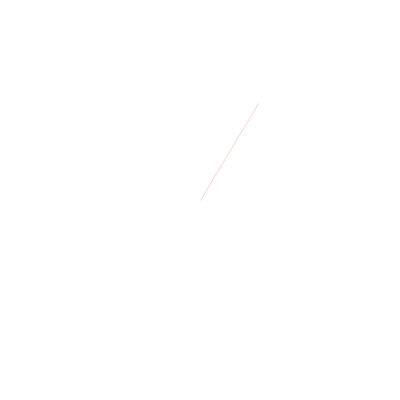
Frame 1 (no input)
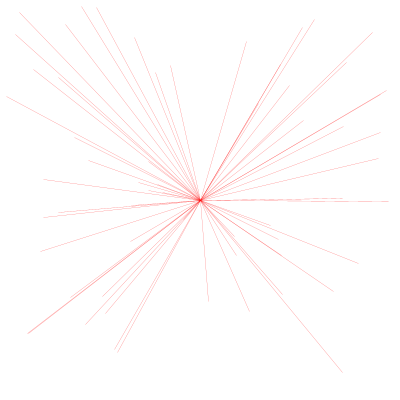
Frame 60 (the mouse pressed at the canvas centre just before this capture)
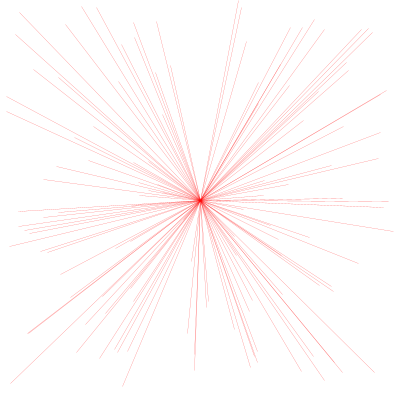
Frame 120 (the mouse held since frame 60 and released just before this capture)

The Processing sketch that drew these frames (run headless with seeded random() and noise(); from frame 60 on, the mouse is pressed at the canvas centre):

// Processing sketch: sketch_200526d
// ── sketch_200526d.pde
void setup() {
  size(400, 400);
  background(255);
  smooth();
  strokeWeight(0.2);
  frameRate(5);
}

  
  
  
void draw() {
  for (int i = 0; i <= 100; i++)  {
    stroke(255,0,0, 200);
    line(random(400), random(400), width/2, height/2);
    break;
  }
}   
  
  
    
    
    
    
    
    
